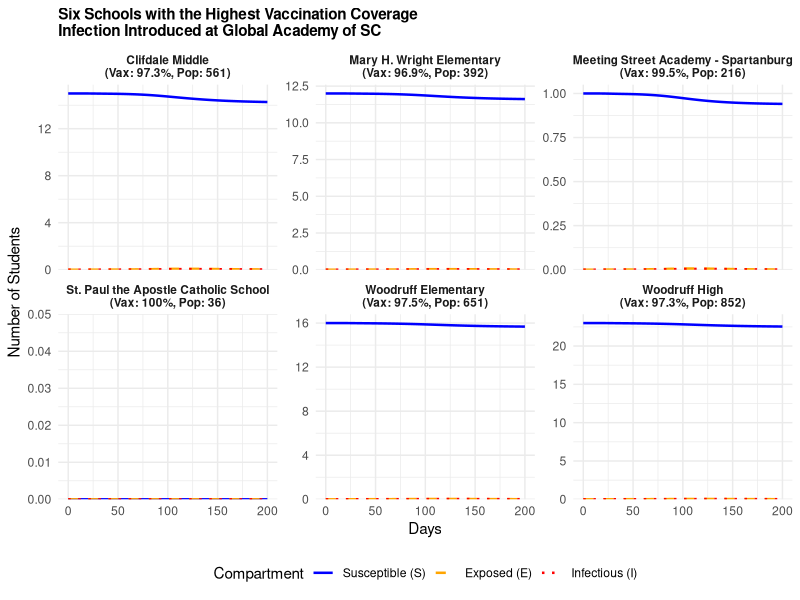
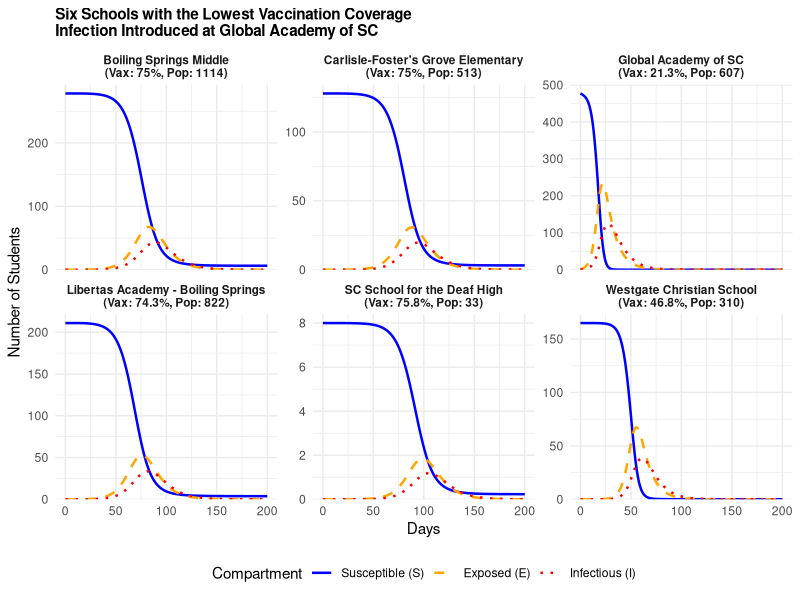
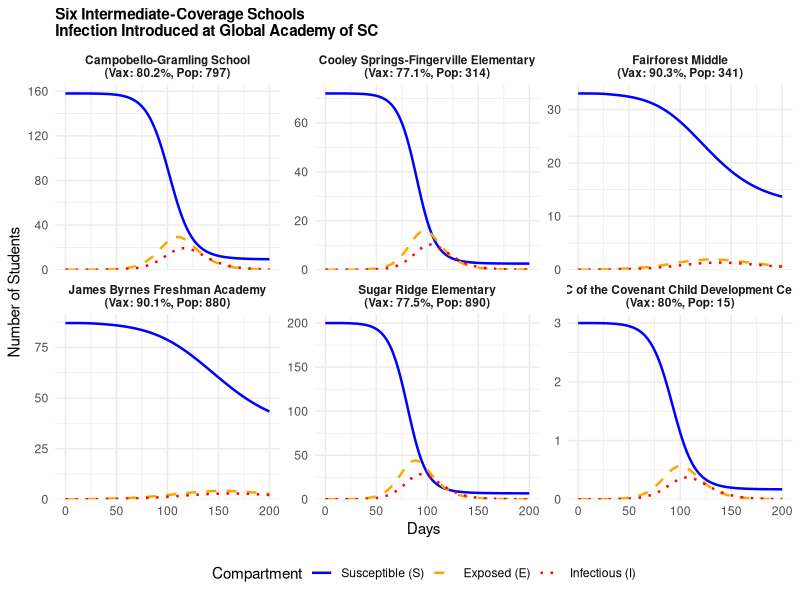
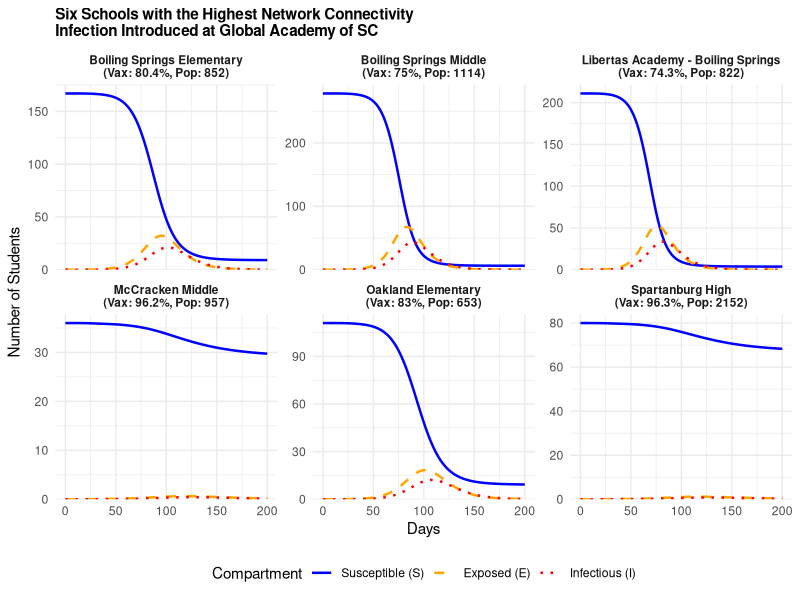
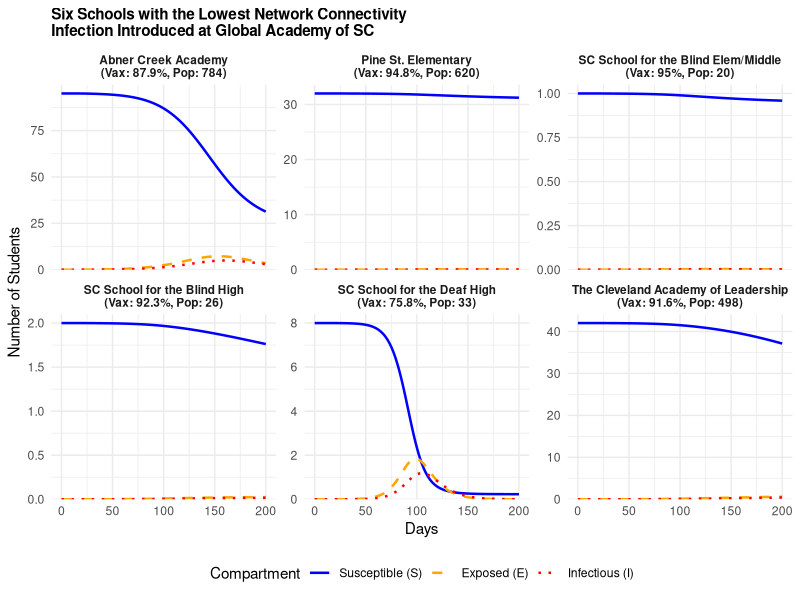

The R source for these figures, in order:
# ============================================================
# 1. LOAD LIBRARIES
# ============================================================

library(tidyverse)
library(deSolve)


# ============================================================
# 2. LOAD SCHOOL DATA
# ============================================================

df <- read.csv("data/cleanned/school_data_joined.csv")

names(df) <- tolower(names(df))

if (!"unit_id" %in% names(df)) {
  df$unit_id <- as.character(seq_len(nrow(df)))
} else {
  df$unit_id <- as.character(df$unit_id)
}

required_columns <- c(
  "unit_id",
  "school_name",
  "total_students",
  "percent_immunized"
)

missing_columns <- setdiff(required_columns, names(df))

if (length(missing_columns) > 0) {
  stop(
    paste(
      "Missing required school-data columns:",
      paste(missing_columns, collapse = ", ")
    )
  )
}

df <- df %>%
  mutate(
    vax_rate = if_else(
      percent_immunized > 1,
      percent_immunized / 100,
      percent_immunized
    ),
    school_id = row_number()
  )

n_schools <- nrow(df)


# ============================================================
# 3. FIND SEED SCHOOL: GLOBAL ACADEMY OF SC
# ============================================================

seed_school_name <- "Global Academy of SC"
school_names_clean <- trimws(tolower(as.character(df$school_name)))

seed_index <- which(
  school_names_clean == trimws(tolower(seed_school_name))
)

if (length(seed_index) == 0) {
  possible_matches <- df$school_name[
    grepl("global academy", as.character(df$school_name), ignore.case = TRUE)
  ]
  if (length(possible_matches) > 0) {
    print(possible_matches)
  }
  stop("Seed school not found. Check the school name in the dataset.")
}

if (length(seed_index) > 1) {
  stop("More than one school matches Global Academy of SC.")
}

cat("Infection starts at:", df$school_name[seed_index], "\n")


# ============================================================
# 4. LOAD NETWORK DATA
# ============================================================

net_df <- read.csv("data/cleanned/network_df.csv")
names(net_df) <- tolower(names(net_df))

required_network_columns <- c("unit_id_a", "unit_id_b", "total_contacts")
missing_network_columns <- setdiff(required_network_columns, names(net_df))

if (length(missing_network_columns) > 0) {
  stop(
    paste(
      "Missing required network-data columns:",
      paste(missing_network_columns, collapse = ", ")
    )
  )
}

net_df <- net_df %>%
  mutate(
    unit_id_a = as.character(unit_id_a),
    unit_id_b = as.character(unit_id_b)
  )


# ============================================================
# 5. BUILD THE WEIGHTED ADJACENCY MATRIX
# ============================================================

id_map <- setNames(seq_len(n_schools), df$unit_id)
A_raw <- matrix(0, nrow = n_schools, ncol = n_schools)

for (k in seq_len(nrow(net_df))) {
  i <- unname(id_map[net_df$unit_id_a[k]])
  j <- unname(id_map[net_df$unit_id_b[k]])
  
  if (length(i) == 1 && length(j) == 1 && !is.na(i) && !is.na(j) && i != j) {
    w <- net_df$total_contacts[k]
    if (is.na(w) || !is.finite(w) || w < 0) next
    A_raw[i, j] <- w
    A_raw[j, i] <- w
  }
}


# ============================================================
# 6. CALCULATE NETWORK CONNECTIVITY
# ============================================================

df$connectivity <- rowSums(A_raw)


# ============================================================
# 7. SELECT THE EXACT 6 SCHOOLS FOR EACH GROUP (AS IN THESIS)
# ============================================================

# Helper function to match schools by keyword patterns with fallback
match_six_schools <- function(patterns, df, fallback_ids) {
  matched <- unlist(lapply(patterns, function(p) {
    idx <- which(grepl(p, df$school_name, ignore.case = TRUE))
    if (length(idx) > 0) idx[1] else NULL
  }))
  matched <- unique(matched)
  if (length(matched) < 6) {
    fill <- setdiff(fallback_ids, matched)
    matched <- c(matched, head(fill, 6 - length(matched)))
  }
  return(head(matched, 6))
}

# 1. Six Schools with Lowest Vaccination Coverage (Figure 4.5)
lowest_vax_ids <- df %>%
  arrange(vax_rate, school_name) %>%
  slice_head(n = 6) %>%
  pull(school_id)

# 2. Six Schools with Highest Vaccination Coverage (Figure 4.4)
highest_vax_ids <- df %>%
  arrange(desc(vax_rate), school_name) %>%
  slice_head(n = 6) %>%
  pull(school_id)

# 3. Six Intermediate-Coverage Schools (Figure 4.6 in thesis)
intermediate_patterns <- c(
  "campobello",
  "cooley springs",
  "fairforest middle",
  "byrnes freshman",
  "sugar ridge",
  "covenant"
)
fallback_intermediate <- df %>%
  filter(vax_rate >= 0.75, vax_rate < 0.95) %>%
  pull(school_id)
intermediate_ids <- match_six_schools(intermediate_patterns, df, fallback_intermediate)

# 4. Six Schools with Highest Network Connectivity (Figure 4.7 in thesis)
highest_conn_patterns <- c(
  "boiling springs elementary",
  "boiling springs middle",
  "libertas",
  "mccracken",
  "oakland",
  "spartanburg high"
)
fallback_highest_conn <- df %>%
  arrange(desc(connectivity)) %>%
  pull(school_id)
highest_connectivity_ids <- match_six_schools(highest_conn_patterns, df, fallback_highest_conn)

# 5. Six Schools with Lowest Network Connectivity (Figure 4.8 in thesis)
lowest_conn_patterns <- c(
  "abner creek academy",
  "pine st",
  "blind elem",
  "blind high",
  "deaf high",
  "cleveland academy"
)
fallback_lowest_conn <- df %>%
  arrange(connectivity) %>%
  pull(school_id)
lowest_connectivity_ids <- match_six_schools(lowest_conn_patterns, df, fallback_lowest_conn)


# ============================================================
# 8. NORMALISE ADJACENCY MATRIX (SPECTRAL RADIUS)
# ============================================================

spec_rad <- max(abs(eigen(A_raw, only.values = TRUE)$values))
if (spec_rad > 0) {
  A <- A_raw / spec_rad
} else {
  row_s <- rowSums(A_raw)
  row_s[row_s == 0] <- 1
  A <- A_raw / row_s
}


# ============================================================
# 9. SET MODEL PARAMETERS
# ============================================================

gamma_rate <- 1 / 7
sigma_rate <- 1 / 10
beta_rate  <- 15 * gamma_rate
alpha      <- 0.05

times <- seq(0, 200, by = 1)
N <- df$total_students

# Initial immune count based on school-specific MMR coverage
R0_count <- round(N * df$vax_rate)


# ============================================================
# 10. INITIAL CONDITIONS (SEED AT GLOBAL ACADEMY OF SC)
# ============================================================

I0_count <- rep(0, n_schools)
I0_count[seed_index] <- 1

E0_count <- rep(0, n_schools)

S0_count <- pmax(0, N - I0_count - E0_count - R0_count)

initial_state <- c(S0_count, E0_count, I0_count, R0_count)

names(initial_state) <- c(
  paste0("S_", seq_len(n_schools)),
  paste0("E_", seq_len(n_schools)),
  paste0("I_", seq_len(n_schools)),
  paste0("R_", seq_len(n_schools))
)

params <- list(
  beta  = beta_rate,
  sigma = sigma_rate,
  gamma = gamma_rate,
  alpha = alpha,
  N     = N,
  A     = A,
  n     = n_schools
)


# ============================================================
# 11. NETWORK-BASED SEIR MODEL
# ============================================================

seir_model <- function(time, state, parameters) {
  with(as.list(parameters), {
    S <- state[seq_len(n)]
    E <- state[n + seq_len(n)]
    I <- state[2 * n + seq_len(n)]
    R <- state[3 * n + seq_len(n)]
    
    I_prop <- I / N
    
    lambda <- beta * I_prop + alpha * beta * as.vector(A %*% I_prop)
    
    dS <- -lambda * S
    dE <-  lambda * S - sigma * E
    dI <-  sigma * E - gamma * I
    dR <-  gamma * I
    
    return(list(c(dS, dE, dI, dR)))
  })
}


# ============================================================
# 12. RUN THE SIMULATION
# ============================================================

output <- ode(
  y     = initial_state,
  times = times,
  func  = seir_model,
  parms = params
)

cat("SEIR simulation finished successfully.\n")


# ============================================================
# 13. PREPARE RESULTS (EXCLUDING RECOVERED 'R')
# ============================================================

results_long <- as.data.frame(output) %>%
  pivot_longer(
    cols      = -time,
    names_to  = "var",
    values_to = "Count"
  ) %>%
  mutate(
    Compartment = str_extract(var, "^[SEIR]"),
    school_id   = as.numeric(str_extract(var, "\\d+"))
  ) %>%
  # Filter out Recovered (R) so only S, E, I remain
  filter(Compartment %in% c("S", "E", "I")) %>%
  left_join(df, by = "school_id") %>%
  mutate(
    school_label = paste0(
      school_name,
      "\n(Vax: ", round(vax_rate * 100, 1), "%, Pop: ", total_students, ")"
    ),
    Compartment = factor(Compartment, levels = c("S", "E", "I"))
  )


# ============================================================
# 14. DEFINE ALL 5 GROUPS AS IN YOUR THESIS
# ============================================================

analysis_groups <- list(
  "Six Schools with the Highest Vaccination Coverage" = highest_vax_ids,
  "Six Schools with the Lowest Vaccination Coverage"  = lowest_vax_ids,
  "Six Intermediate-Coverage Schools"                 = intermediate_ids,
  "Six Schools with the Highest Network Connectivity" = highest_connectivity_ids,
  "Six Schools with the Lowest Network Connectivity"  = lowest_connectivity_ids
)


# ============================================================
# 15. PLOT SEI DYNAMICS (LINEAR SCALE, S = BLUE)
# ============================================================

for (group_name in names(analysis_groups)) {
  
  selected_ids <- analysis_groups[[group_name]]
  
  plot_data <- results_long %>%
    filter(school_id %in% selected_ids) %>%
    mutate(plot_order = match(school_id, selected_ids)) %>%
    arrange(plot_order)
  
  p_plot <- ggplot(
    plot_data,
    aes(
      x        = time,
      y        = Count,
      color    = Compartment,
      linetype = Compartment
    )
  ) +
    geom_line(linewidth = 0.85) +
    
    # Blue for Susceptible (S), Orange for Exposed (E), Red for Infectious (I)
    scale_color_manual(
      values = c(
        "S" = "blue",
        "E" = "orange",
        "I" = "red"
      ),
      labels = c(
        "S" = "Susceptible (S)",
        "E" = "Exposed (E)",
        "I" = "Infectious (I)"
      )
    ) +
    
    scale_linetype_manual(
      values = c(
        "S" = "solid",
        "E" = "dashed",
        "I" = "dotted"
      ),
      labels = c(
        "S" = "Susceptible (S)",
        "E" = "Exposed (E)",
        "I" = "Infectious (I)"
      )
    ) +
    
    facet_wrap(
      ~school_label,
      ncol   = 3,
      scales = "free_y"
    ) +
    
    # Standard linear scale (No pseudo-log)
    scale_y_continuous(
      labels = scales::label_comma(),
      expand = expansion(mult = c(0, 0.05))
    ) +
    
    labs(
      title = paste0(
        group_name,
        "\nInfection Introduced at ", df$school_name[seed_index]
      ),
      x        = "Days",
      y        = "Number of Students",
      color    = "Compartment",
      linetype = "Compartment"
    ) +
    
    theme_minimal() +
    theme(
      strip.text      = element_text(size = 8.5, face = "bold"),
      legend.position = "bottom",
      plot.title      = element_text(size = 11, face = "bold")
    )
  
  print(p_plot)
}

cat("\nAll 5 thesis-matching SEI linear plots generated successfully.\n")
